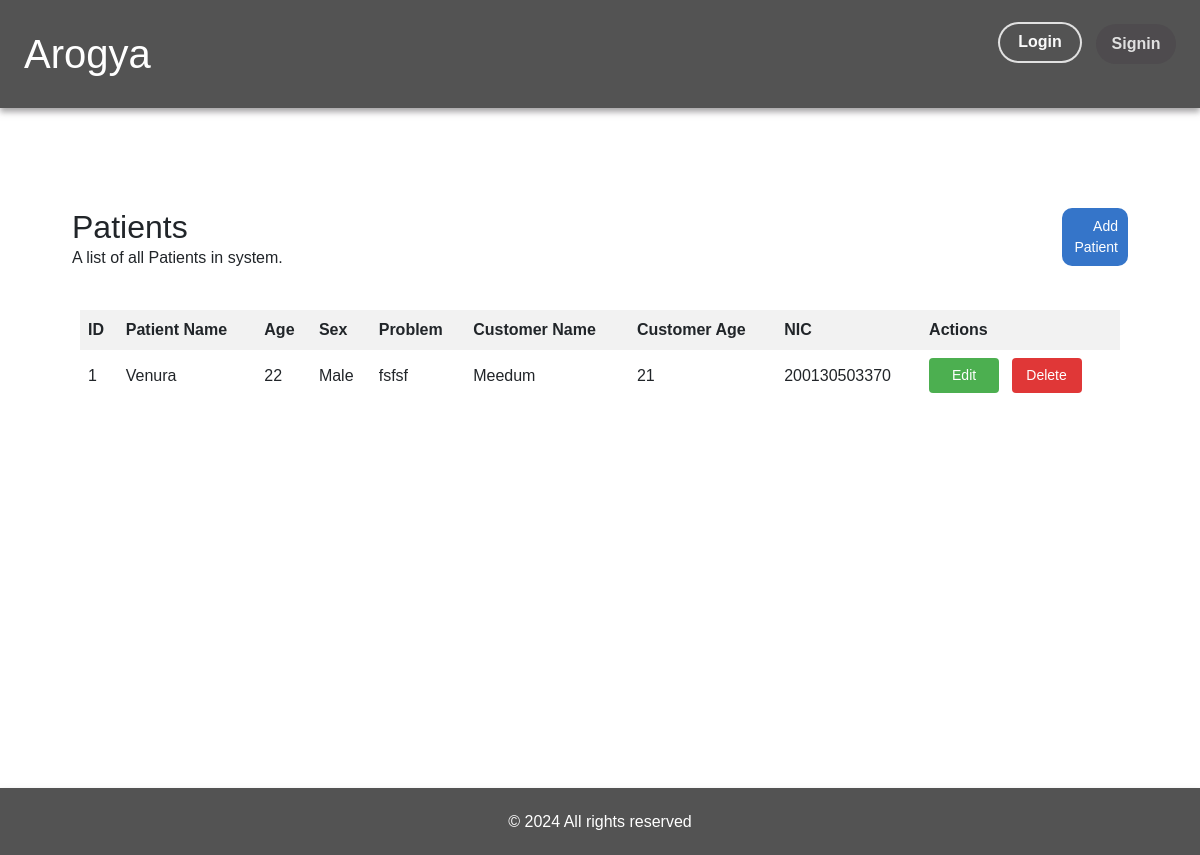
The app's page /store/patients, older data.
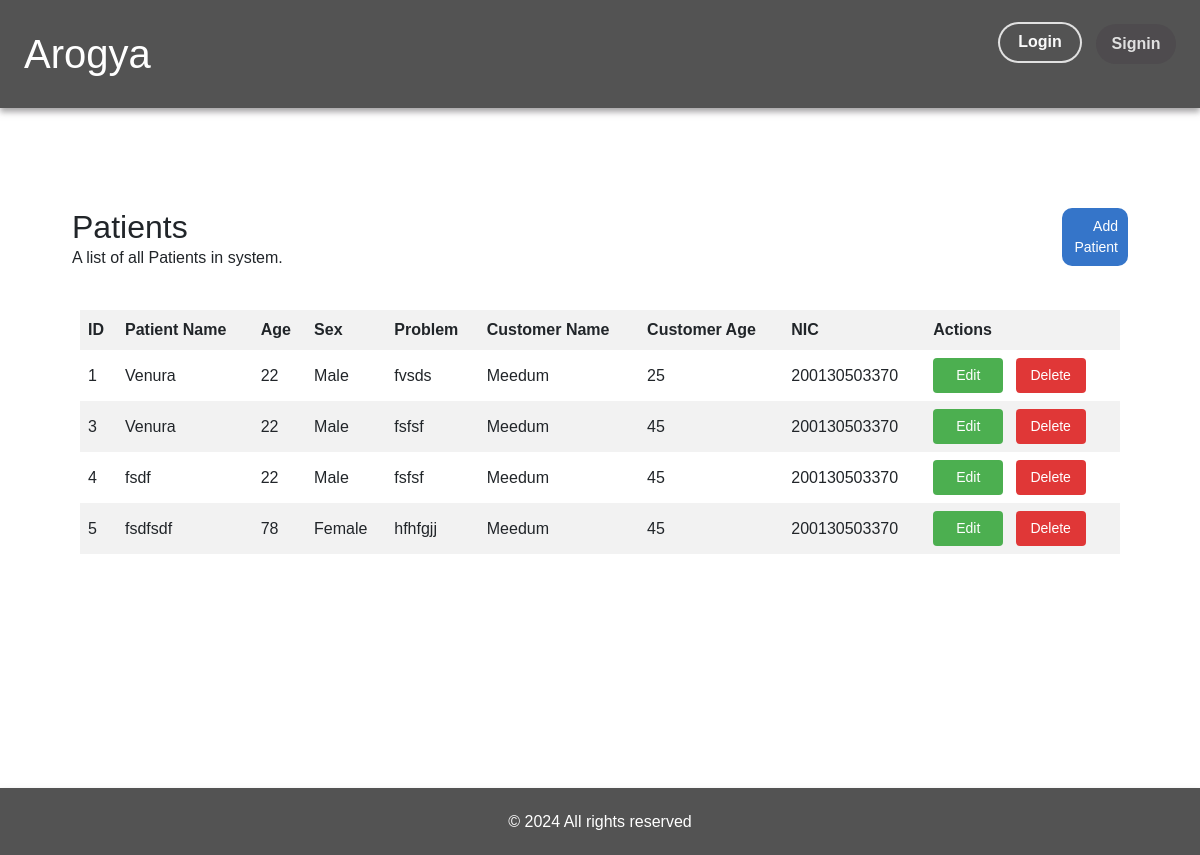
The same page, newer data.
### store/models.py (models this page shows, shortened)
class Patient(models.Model):
    patient_id = models.AutoField(primary_key=True)
    patient_name = models.CharField(max_length=100)
    age = models.IntegerField()
    sex = models.CharField(max_length=10)
    problem = models.CharField(max_length=1000)
    customer_name = models.CharField(max_length=100)
    customer_age = models.IntegerField(MinValueValidator(19))
    nic = models.CharField(max_length=50)

### store/views.py (the view)
# urls.py: path('patients', views.patient, name="patient"),
def patient(request):
    patients = Patient.objects.all()
    return render(request, 'store/patient.html', {'patients': patients})

### store/Templates/store/patient.html (shortened to what this page needs)
{% extends "store/base.html" %}
{% block content  %}
    <div class="p-3 m-5" style="min-height: 70vh;">
        <div class="p-2 row my-1">
            <div class="col-11">
                <h1 class="fs-2">Patients</h1>
                <p>A list of all Patients in system.</p>
            </div>
            <div class="col pb-3">
                <a href="{% url 'add_patient' %}" class="add-button text-end">Add Patient</a>
            </div>
        </div>
        <div class="p-3">
            <table>
                <thead>
                    <tr>
                        <th>ID</th>
                        <th>Patient Name</th>
                        <th>Age</th>
                        <th>Sex</th>
                        <th>Problem</th>
                        <th>Customer Name</th>
                        <th>Customer Age</th>
                        <th>NIC</th>
                        <th>Actions</th>
                    </tr>
                </thead>
                <tbody>
                    {% for patient in patients %}
                    <tr>
                        <td>{{patient.patient_id}}</td>
                        <td>{{patient.patient_name}}</td>
                        <td>{{patient.age}}</td>
                        <td>{{patient.sex}}</td>
                        <td>{{patient.problem}}</td>
                        <td>{{patient.customer_name}}</td>
                        <td>{{patient.customer_age}}</td>
                        <td>{{patient.nic}}</td>
                        <td>
                            <form method="POST" action="{% url 'edit_patient' patient_id=patient.patient_id %}" style="display: inline;">
                                <button class="edit-button btn btn-primary me-2">Edit</button>
                            </form>
                            <form method="POST" action="{% url 'delete_patient' patient_id=patient.patient_id %}" style="display: inline;">
                                <button class="delete-button btn btn-danger">Delete</button>
                            </form>
                        </td>
                    </tr>
                    {% endfor %}
                </tbody>
            </table>
        </div>
    </div>
{% endblock  %}

Row changes from the older to the newer data that the page shows:
changed Patient id 1: problem "fsfsf" → "fvsds"; customer_age "21" → "25"
added Patient: patient_id "3", patient_name "Venura", age "22", sex "Male", problem "fsfsf", customer_name "Meedum", customer_age "45", nic "200130503370"
added Patient: patient_id "4", patient_name "fsdf", age "22", sex "Male", problem "fsfsf", customer_name "Meedum", customer_age "45", nic "200130503370"
added Patient: patient_id "5", patient_name "fsdfsdf", age "78", sex "Female", problem "hfhfgjj", customer_name "Meedum", customer_age "45", nic "200130503370"
